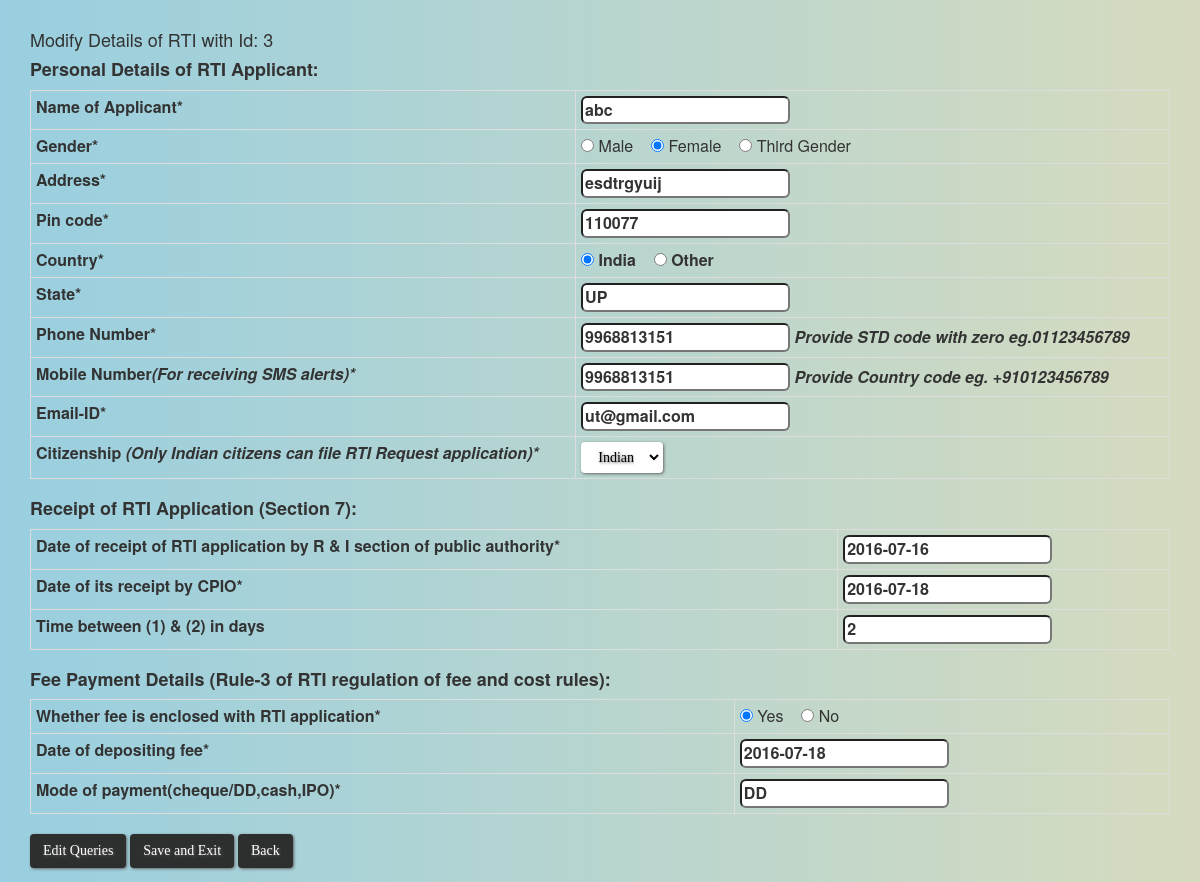
The page /modify_rti_details.php?id=3 on the database its author committed.
### tables this page shows
CREATE TABLE `add_rti` (
  `id` int(11) NOT NULL,
  `name` varchar(30) NOT NULL,
  `gender` varchar(15) NOT NULL,
  `address` varchar(100) NOT NULL,
  `pin_code` int(11) NOT NULL,
  `state` varchar(20) NOT NULL,
  `country` varchar(10) NOT NULL,
  `phone_no` varchar(15) NOT NULL,
  `mobile` varchar(15) NOT NULL,
  `email` varchar(40) NOT NULL,
  `citizenship` varchar(15) NOT NULL,
  `date_of_receipt` date NOT NULL,
  `date_of_receipt_cio` date NOT NULL,
  `timespan` int(11) NOT NULL,
  `fee_enclosed` varchar(10) NOT NULL,
  `fee_deposit_date` date NOT NULL,
  `pay_mode` varchar(20) NOT NULL,
  `archive` int(11) DEFAULT NULL,
  `closed` int(11) DEFAULT NULL
);

### modify_rti_details.php (the view, shortened to what this page needs)
<html>
<head>
	<link rel="stylesheet" href="css/background.css">
	<link rel="stylesheet" href="bootstrap/css/bootstrap.min.css">
</head>
<body>
<?php
	echo "<br><div class='container'>";
	if(isset($_GET['id'])) {
		$Id = $_GET['id'];
		echo "<h4>Modify Details of RTI with Id: ".$Id."</h4>";
	}
	include 'config_database.php';
	if(isset($_GET['id'])) {
		$Id = $_GET['id'];
		$data = "SELECT * FROM  add_rti WHERE id=".$Id.";";
		$query = mysqli_query($con, $data);
		$data2 = mysqli_fetch_array($query);
?>
	<h4><strong>Personal Details of RTI Applicant:</strong></h4>
	<form action='modify_queries.php'  method='post' name="prev_rti">
		<table class="table table-bordered table-condensed">
			<tbody>
				<tr>
               	    <th>Name of Applicant*</th>
                   	<th><input type="text" name="name" id="name" maxlength="50" value="<?php echo $data2['name']?>" class="name" placeholder="" required>
                	</th>
                </tr>
				<tr>
    	            <th>Gender*</th>
        	        <td>
						<input type="radio" name="gender" id="gender" value="Male"<?php if(strcmp($data2['gender'], "Male") == 0){ echo "checked=\"checked\""; }?> required> Male &nbsp&nbsp
						<input type="radio" name="gender" id="gender" value="Female" <?php if(strcmp($data2['gender'], "Female") == 0){ echo "checked=\"checked\""; }?> required> Female &nbsp&nbsp
						<input type="radio" name="gender" id="gender" value="Third Gender" <?php if(strcmp($data2['gender'], "Third Gender") == 0){ echo "checked=\"checked\""; }?> required> Third Gender &nbsp&nbsp
                   	</td>
				</tr>
				<tr>
					<th>Address*</th>
					<th><input type="text" name="address" id="address1" class="address" maxlength="100" value="<?php echo $data2['address']?>" required></th>
				</tr>
				<tr>
					<th>Pin code*</th>
					<th><input type="text" name="pin_code" minlength="6" maxlength="6" onkeydown="return isNumeric(event.keyCode);" value="<?php echo $data2['pin_code']?>" required></th>
				</tr>
				<tr>
					<th>Country*</th>
					<th>
						<input type="radio" name="country" id="chkstate" <?php if(strcmp($data2['country'], "India") == 0){ echo "checked=\"checked\""; }?> value="India" onclick="test();" required> India &nbsp&nbsp
						<input type="radio" name="country" id="chkcountry" <?php if(strcmp($data2['country'], "other") == 0){ echo "checked=\"checked\""; }?> value="Other" onclick="test1();" required> Other
					</th>
				</tr>
				<tr>
					<th>State*</th>
					<th><input type="text" name="state" id="cngStateName" maxlength="18" value="<?php echo $data2['state']?>" required></th>
				</tr>
				<tr>
					<th>Phone Number*</th>
					<th><input type="text" name="phone_no" id="phone" maxlength="18" onkeydown="return isNumeric(event.keyCode);" class="numeric" value="<?php echo $data2['phone_no']?>" required><cite> Provide STD code with zero eg.01123456789</cite></th>
				</tr>
				<tr>
					<th>Mobile Number<cite>(For receiving SMS alerts)*</cite></th>
			        <th><input type="text" name="mobile" id="cell" maxlength="15" class="numeric" onkeydown="return isNumeric(event.keyCode);" value="<?php echo $data2['mobile']?>" required><cite> Provide Country code eg. +910123456789</cite></th>
				</tr>
				<tr>
					<th>Email-ID*</th>
					<th><input type="text" name="email" maxlength="70" value="<?php echo $data2['email']?>" id="Email" required></th>
				</tr>
				<tr>
					<th>Citizenship <cite>(Only Indian citizens can file RTI Request application)*</cite></th>
					<th>
						<select name="citizenship" id="Citizenship" class="btn" style="background:white; color:black" onchange="chkCitizenship(this);">
							<option value="Indian" <?php if(strcmp($data2['citizenship'], "Indian") == 0){ echo "selected"; }?>>Indian</option>
						</select>
					</th>
				</tr>
			</tbody>
		</table>
		<h4><strong>Receipt of RTI Application (Section 7):</strong></h4>
		<table class="table table-bordered table-condensed">
			<tbody>
				<tr>
					<th>Date of receipt of RTI application by R & I section of public authority* </th>
					<th><input type="text" name="date_of_receipt" id="date_of_receipt" placeholder="DD-MM-YYYY" maxlength="50" value="<?php echo $data2['date_of_receipt']?>" class="name" placeholder="YYYY-MM-DD" required></th>
				</tr>
				<tr>
					<th>Date of its receipt by CPIO* </th>
					<th><input type="text" placeholder="DD-MM-YYYY" name="date_of_receipt_cio" id="date_of_receipt_cpio" maxlength="50" value="<?php echo $data2['date_of_receipt_cio']?>" class="name" placeholder="YYYY-MM-DD" required></th>
				</tr>
				<tr>
					<th>Time between (1) & (2) in days</th>
					<th><input type="text" name="time" id="time" maxlength="50" value="<?php echo $data2['timespan']?>" class="name" placeholder=""></th>
				</tr>
			</tbody>
		</table>
	<h4><strong>Fee Payment Details (Rule-3 of RTI regulation of fee and cost rules):</strong></h4>
	<table class="table table-bordered table-condensed">
		<tbody>
			<tr>
				<th>Whether fee is enclosed with RTI application*</th>
				<td>
					<input type="radio" value="yes" name="fee_enclosed" id="fee_enclosed" <?php if(strcmp($data2['fee_enclosed'], "yes") == 0){ echo "checked=\"checked\""; }?> required> Yes &nbsp&nbsp
					<input type="radio" value="no" name="fee_enclosed" id="fee_enclosed" <?php if(strcmp($data2['fee_enclosed'], "No") == 0 or strcmp($data2['fee_enclosed'], "no") == 0){ echo "checked=\"checked\""; }?> required> No
				</td>
			</tr>
			<tr>
				<th>Date of depositing fee* </th>
				<th><input type="text" id="fee_deposit_date" name="fee_deposit_date" maxlength="50" placeholder="DD-MM-YYYY" value="<?php echo $data2['fee_deposit_date']?>" required></th>
			</tr>
			<tr>
				<th>Mode of payment(cheque/DD,cash,IPO)* </th>
				<th><input type="text" id="pay_mode" name="pay_mode" maxlength="50" value="<?php echo $data2['pay_mode']?>" required></th>
			</tr>
		</tbody>
	</table>
	<input type="submit" name="edit" value="Edit Queries" class="btn" onclick="return validateDate()">
	<input type="submit" name="submit" value="Save and Exit" class="btn" onclick="return validateDate()">
<?php
	}
	echo "<a class='btn' href='ongoing_rti_option.php?id=".$Id."''>Back</a>" ;
?>
</form>
</div>
</body>
</html>

### css/background.css (style rules this page uses)
body { background: #99cfe0; background: -moz-linear-gradient(left, #f9cfe0 0%, #d6dbbf 100%); background: -webkit-linear-gradient(left, #99cfe0 0%,#d6dbbf 100%); background: linear-gradient(to right, #99cfe0 0%,#d6dbbf 100%); }
.btn { background: #2d2e2e; background-image: -webkit-linear-gradient(top, #2d2e2e, #6b696b); background-image: -moz-linear-gradient(top, #2d2e2e, #6b696b); background-image: -ms-linear-gradient(top, #2d2e2e, #6b696b); background-image: -o-linear-gradient(top, #2d2e2e, #6b696b); background-image: linear-gradient(to bottom, #2d2e2e, #6b696b); -webkit-border-radius: 8; -moz-border-radius: 8; border-radius: 8px; text-shadow: 1px 1px 3px #616161; -webkit-box-shadow: 1px 1px 3px #666666; -moz-box-shadow: 1px 1px 3px #666666; box-shadow: 1px 1px 3px #666666; font-family: Georgia; color: #ffffff; font-size: 20px; padding: 10px 20px 10px 20px; text-decoration: none; cursor: pointer; }
input { border-radius: 6px; }

### rows shown on the page
add_rti: name "abc", gender "☑", address "esdtrgyuij", pin_code "110077", country "☑", state "UP", phone_no "9968813151", mobile "9968813151", email "ut@gmail.com", citizenship "Indian", date_of_receipt "2016-07-16", date_of_receipt_cio "2016-07-18", time "2", fee_enclosed "☑", fee_deposit_date "2016-07-18", pay_mode "DD"

### other values the page prints
$Id "3"
